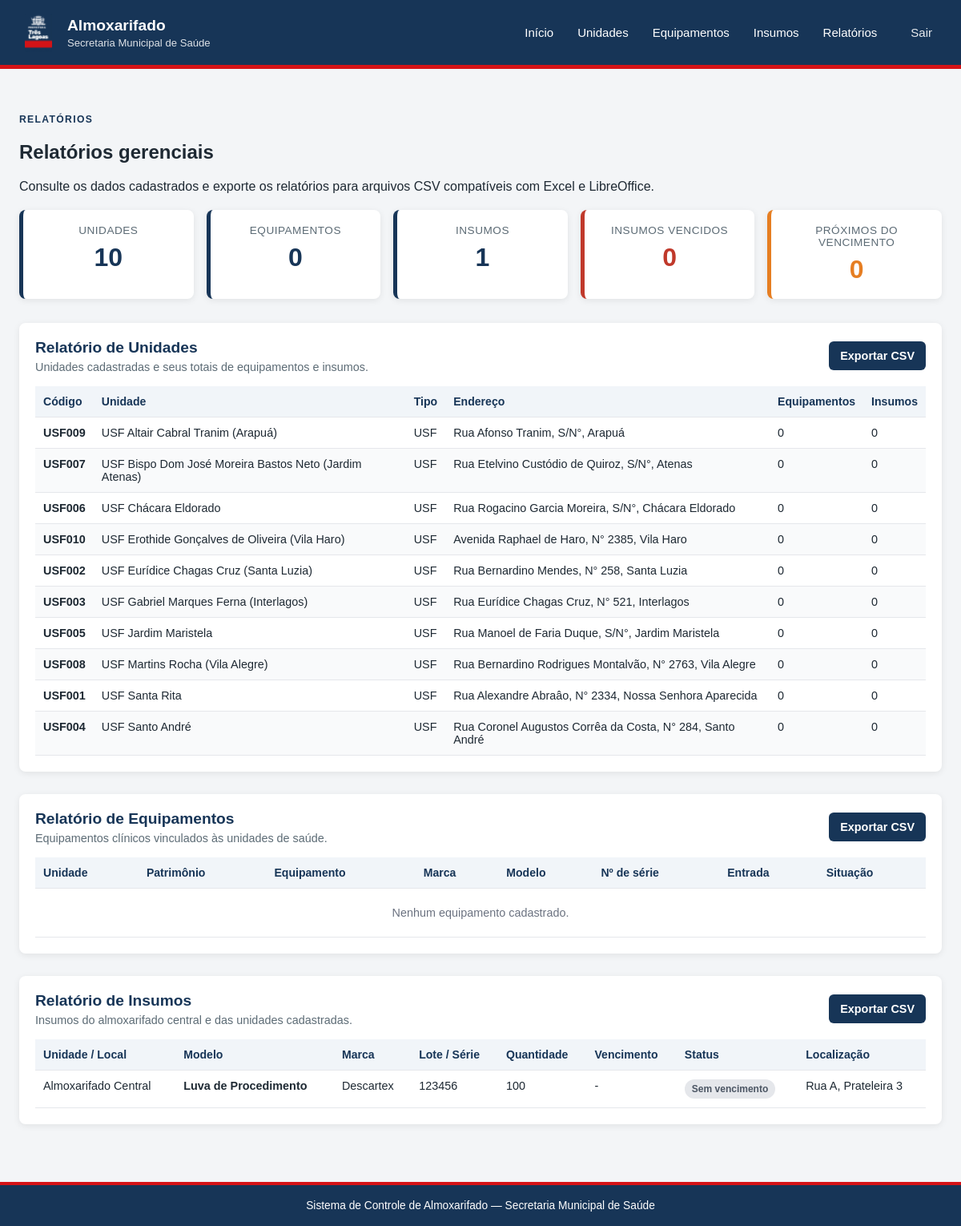
The page /relatorios (signed in) on the database as committed earlier.
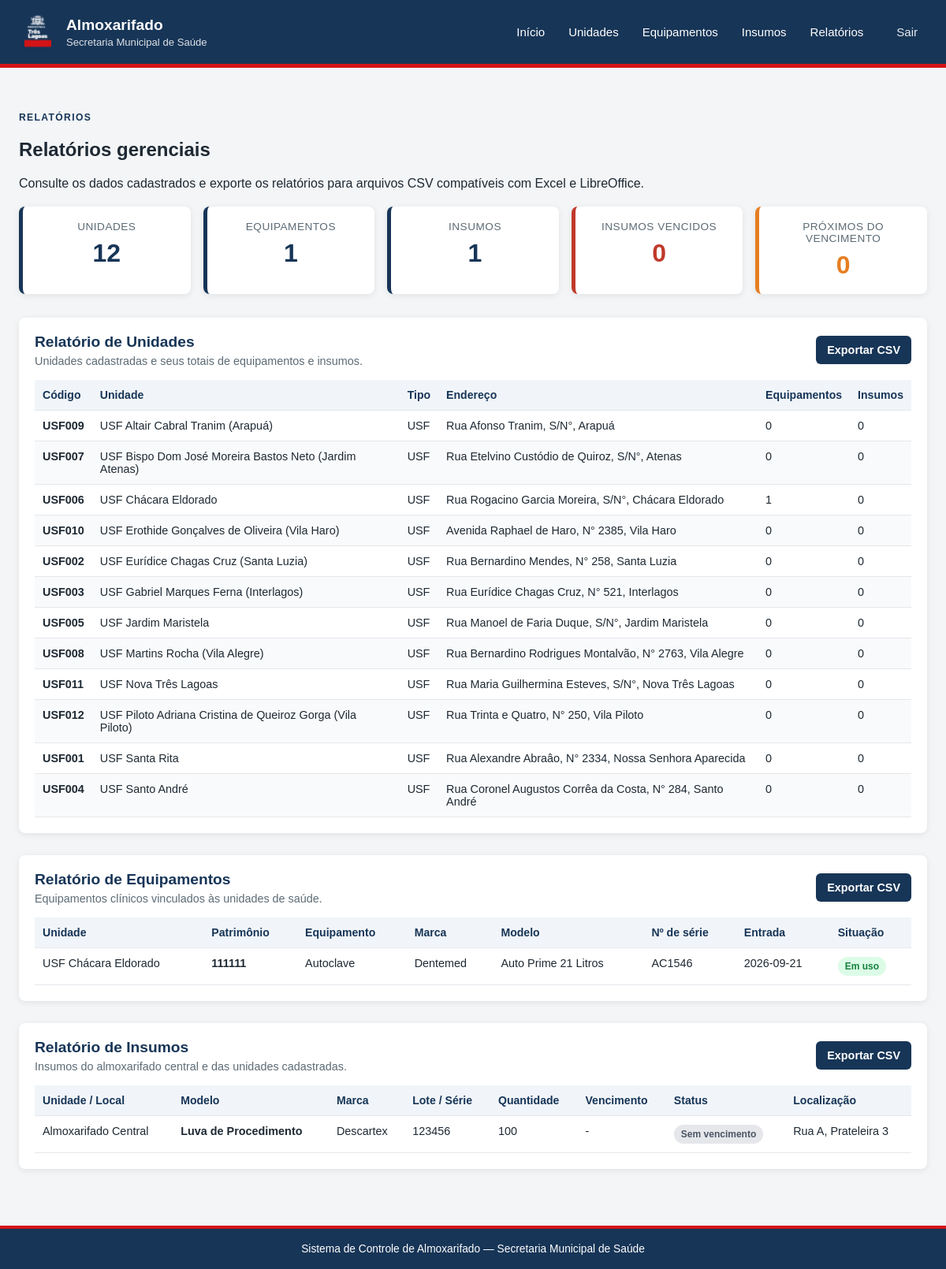
The same page on the database as committed later.
### tables this page shows
CREATE TABLE unidades (
    id_unidade INTEGER PRIMARY KEY AUTOINCREMENT,
    codigo TEXT NOT NULL UNIQUE,
    nome TEXT NOT NULL,
    tipo TEXT,
    endereco TEXT,
    ativo BOOLEAN DEFAULT 1
);

CREATE TABLE insumos (
    id_insumo INTEGER PRIMARY KEY AUTOINCREMENT,
    id_unidade INTEGER,
    modelo TEXT,
    marca TEXT,
    numero_serie TEXT,
    quantidade INTEGER DEFAULT 0,
    data_entrega DATE,
    data_fabricacao DATE,
    vencimento DATE,
    localizacao TEXT,
    observacao TEXT,
    FOREIGN KEY (id_unidade) REFERENCES unidades(id_unidade)
);

CREATE TABLE equipamentos (
    id_equipamento INTEGER PRIMARY KEY AUTOINCREMENT,
    id_unidade INTEGER NOT NULL,
    patrimonio TEXT NOT NULL,
    nome TEXT,
    modelo TEXT,
    marca TEXT,
    numero_serie TEXT,
    data_entrada DATE,
    situacao TEXT,
    observacao TEXT,
    FOREIGN KEY (id_unidade) REFERENCES unidades(id_unidade),
    UNIQUE(id_unidade, patrimonio)
);

### app.py (the view)
@app.route("/relatorios")
@login_required
def relatorios():
    with get_db_connection() as conn:
        relatorio_unidades = conn.execute(
            """
            SELECT
                u.id_unidade,
                u.codigo,
                u.nome,
                u.tipo,
                u.endereco,
                COUNT(DISTINCT e.id_equipamento) AS total_equipamentos,
                COUNT(DISTINCT i.id_insumo) AS total_insumos
            FROM unidades u
            LEFT JOIN equipamentos e
                ON e.id_unidade = u.id_unidade
            LEFT JOIN insumos i
                ON i.id_unidade = u.id_unidade
            GROUP BY
                u.id_unidade,
                u.codigo,
                u.nome,
                u.tipo,
                u.endereco
            ORDER BY u.nome
            """
        ).fetchall()
        relatorio_equipamentos = conn.execute(
            """
            SELECT
                e.id_equipamento,
                u.codigo AS codigo_unidade,
                u.nome AS nome_unidade,
                e.patrimonio,
                e.nome,
                e.modelo,
                e.marca,
                e.numero_serie,
                e.data_entrada,
                e.situacao,
                e.observacao
            FROM equipamentos e
            JOIN unidades u
                ON e.id_unidade = u.id_unidade
            ORDER BY
                u.nome,
                e.nome,
                e.patrimonio
            """
        ).fetchall()
        relatorio_insumos = conn.execute(
            """
            SELECT
                i.id_insumo,
                COALESCE(u.codigo, 'ALMOXARIFADO') AS codigo_unidade,
                COALESCE(u.nome, 'Almoxarifado Central') AS nome_unidade,
                i.modelo,
                i.marca,
                i.numero_serie,
                i.quantidade,
                i.data_entrega,
                i.data_fabricacao,
                i.vencimento,
                i.localizacao,
                i.observacao,
                CASE
                    WHEN i.vencimento IS NULL OR i.vencimento = ''
                        THEN 'Sem data de vencimento'
                    WHEN date(i.vencimento) < date('now')
                        THEN 'Vencido'
                    WHEN date(i.vencimento) <= date('now', '+30 days')
                        THEN 'Próximo do vencimento'
                    ELSE 'Válido'
                END AS status_vencimento
            FROM insumos i
            LEFT JOIN unidades u
                ON i.id_unidade = u.id_unidade
            ORDER BY
                CASE
                    WHEN i.vencimento IS NULL OR i.vencimento = ''
                        THEN 2
                    ELSE 1
                END,
                date(i.vencimento),
                i.modelo,
                i.marca
            """
        ).fetchall()
        resumo = conn.execute(
            """
            SELECT
                (SELECT COUNT(*) FROM unidades) AS total_unidades,
                (SELECT COUNT(*) FROM equipamentos) AS total_equipamentos,
                (SELECT COUNT(*) FROM insumos) AS total_insumos,
                (
                    SELECT COUNT(*)
                    FROM insumos
                    WHERE vencimento IS NOT NULL
                    AND vencimento <> ''
                    AND date(vencimento) < date('now')
                ) AS total_vencidos,
                (
                    SELECT COUNT(*)
                    FROM insumos
                    WHERE vencimento IS NOT NULL
                    AND vencimento <> ''
                    AND date(vencimento) >= date('now')
                    AND date(vencimento) <= date('now', '+30 days')
                ) AS total_proximos_vencimento
            """
        ).fetchone()
    return render_template(
        "relatorios.html",
        resumo=resumo,
        relatorio_unidades=relatorio_unidades,
        relatorio_equipamentos=relatorio_equipamentos,
        relatorio_insumos=relatorio_insumos,
    )

### templates/relatorios.html (shortened to what this page needs)
{% extends "base.html" %}
{% block content %}
<section class="cabecalho-pagina">
    <div>
        <p class="texto-superior texto-superior--azul">RELATÓRIOS</p>
        <h2>Relatórios gerenciais</h2>
        <p>
            Consulte os dados cadastrados e exporte os relatórios
            para arquivos CSV compatíveis com Excel e LibreOffice.
        </p>
    </div>
</section>
<section class="cards-resumo">
    <article class="card-resumo">
        <span class="rotulo">Unidades</span>
        <strong>{{ resumo["total_unidades"] }}</strong>
    </article>
    <article class="card-resumo">
        <span class="rotulo">Equipamentos</span>
        <strong>{{ resumo["total_equipamentos"] }}</strong>
    </article>
    <article class="card-resumo">
        <span class="rotulo">Insumos</span>
        <strong>{{ resumo["total_insumos"] }}</strong>
    </article>
    <article class="card-resumo alerta">
        <span class="rotulo">Insumos vencidos</span>
        <strong>{{ resumo["total_vencidos"] }}</strong>
    </article>
    <article class="card-resumo aviso">
        <span class="rotulo">Próximos do vencimento</span>
        <strong>{{ resumo["total_proximos_vencimento"] }}</strong>
    </article>
</section>
<section class="painel-relatorio">
    <div class="cabecalho-relatorio">
        <div>
            <h3>Relatório de Unidades</h3>
            <p>Unidades cadastradas e seus totais de equipamentos e insumos.</p>
        </div>
        <a
            class="botao botao--secundario"
            href="{{ url_for('relatorio_unidades_csv') }}"
        >
            Exportar CSV
        </a>
    </div>
    <div class="tabela-responsiva">
        <table>
            <thead>
                <tr>
                    <th>Código</th>
                    <th>Unidade</th>
                    <th>Tipo</th>
                    <th>Endereço</th>
                    <th>Equipamentos</th>
                    <th>Insumos</th>
                </tr>
            </thead>
            <tbody>
                {% for unidade in relatorio_unidades %}
                <tr>
                    <td><strong>{{ unidade["codigo"] }}</strong></td>
                    <td>{{ unidade["nome"] }}</td>
                    <td>{{ unidade["tipo"] or "-" }}</td>
                    <td>{{ unidade["endereco"] or "-" }}</td>
                    <td>{{ unidade["total_equipamentos"] }}</td>
                    <td>{{ unidade["total_insumos"] }}</td>
                </tr>
                {% else %}
                <tr>
                    <td colspan="6" class="sem-registros">
                        Nenhuma unidade cadastrada.
                    </td>
                </tr>
                {% endfor %}
            </tbody>
        </table>
    </div>
</section>
<section class="painel-relatorio">
    <div class="cabecalho-relatorio">
        <div>
            <h3>Relatório de Equipamentos</h3>
            <p>Equipamentos clínicos vinculados às unidades de saúde.</p>
        </div>
        <a
            class="botao botao--secundario"
            href="{{ url_for('relatorio_equipamentos_csv') }}"
        >
            Exportar CSV
        </a>
    </div>
    <div class="tabela-responsiva">
        <table>
            <thead>
                <tr>
                    <th>Unidade</th>
                    <th>Patrimônio</th>
                    <th>Equipamento</th>
                    <th>Marca</th>
                    <th>Modelo</th>
                    <th>Nº de série</th>
                    <th>Entrada</th>
                    <th>Situação</th>
                </tr>
            </thead>
            <tbody>
                {% for equipamento in relatorio_equipamentos %}
                <tr>
                    <td>{{ equipamento["nome_unidade"] }}</td>
                    <td><strong>{{ equipamento["patrimonio"] }}</strong></td>
                    <td>{{ equipamento["nome"] or "-" }}</td>
                    <td>{{ equipamento["marca"] or "-" }}</td>
                    <td>{{ equipamento["modelo"] or "-" }}</td>
                    <td>{{ equipamento["numero_serie"] or "-" }}</td>
                    <td>{{ equipamento["data_entrada"] or "-" }}</td>
                    <td>
                        <span class="badge badge--{{ equipamento['situacao']|lower|replace(' ', '-') }}">
                            {{ equipamento["situacao"] or "-" }}
                        </span>
                    </td>
                </tr>
                {% else %}
                <tr>
                    <td colspan="8" class="sem-registros">
                        Nenhum equipamento cadastrado.
                    </td>
                </tr>
                {% endfor %}
            </tbody>
        </table>
    </div>
</section>
<section class="painel-relatorio">
    <div class="cabecalho-relatorio">
        <div>
            <h3>Relatório de Insumos</h3>
            <p>Insumos do almoxarifado central e das unidades cadastradas.</p>
        </div>
        <a
            class="botao botao--secundario"
            href="{{ url_for('relatorio_insumos_csv') }}"
        >
            Exportar CSV
        </a>
    </div>
    <div class="tabela-responsiva">
        <table>
            <thead>
                <tr>
                    <th>Unidade / Local</th>
                    <th>Modelo</th>
                    <th>Marca</th>
                    <th>Lote / Série</th>
                    <th>Quantidade</th>
                    <th>Vencimento</th>
                    <th>Status</th>
                    <th>Localização</th>
                </tr>
            </thead>
            <tbody>
                {% for insumo in relatorio_insumos %}
                <tr>
                    <td>{{ insumo["nome_unidade"] }}</td>
                    <td><strong>{{ insumo["modelo"] }}</strong></td>
                    <td>{{ insumo["marca"] }}</td>
                    <td>{{ insumo["numero_serie"] or "-" }}</td>
                    <td>{{ insumo["quantidade"] }}</td>
                    <td>{{ insumo["vencimento"] or "-" }}</td>
                    <td>
                        {% if insumo["status_vencimento"] == "Vencido" %}
                            <span class="status status--vencido">
                                Vencido
                            </span>
                        {% elif insumo["status_vencimento"] == "Próximo do vencimento" %}
                            <span class="status status--proximo">
                                Próximo do vencimento
                            </span>
                        {% elif insumo["status_vencimento"] == "Válido" %}
                            <span class="status status--valido">
                                Válido
                            </span>
                        {% else %}
                            <span class="status status--sem-vencimento">
                                Sem vencimento
                            </span>
                        {% endif %}
                    </td>
                    <td>{{ insumo["localizacao"] or "-" }}</td>
                </tr>
                {% else %}
                <tr>
                    <td colspan="8" class="sem-registros">
                        Nenhum insumo cadastrado.
                    </td>
                </tr>
                {% endfor %}
            </tbody>
        </table>
    </div>
</section>
{% endblock %}

### templates/base.html (shortened to what this page needs)
<!DOCTYPE html>
<html lang="pt-BR">
<head>
    <link rel="stylesheet" href="{{ url_for('static', filename='style.css') }}">
</head>
<body>
    <header class="topo">
    <div class="marca">
        <img src="{{ url_for('static', filename='logo.png') }}" alt="Logo" class="marca__logo">
        <div>
            <h1>Almoxarifado</h1>
            <p>Secretaria Municipal de Saúde</p>
        </div>
    </div>
    <nav class="menu" aria-label="Menu principal">
        <a href="{{ url_for('index') }}">Início</a>
        <a href="{{ url_for('unidades') }}">Unidades</a>
        <a href="{{ url_for('equipamentos') }}">Equipamentos</a>
        <a href="{{ url_for('insumos') }}">Insumos</a>
        <a href="{{ url_for('relatorios') }}">Relatórios</a>
        <a href="{{ url_for('logout') }}" style="margin-left: 12px; opacity: 0.9;"> Sair </a>
    </nav>
</header>
<main class="conteudo">
    {% block content %}{% endblock %}
</main>
    <footer class="rodape">
        <p>Sistema de Controle de Almoxarifado — Secretaria Municipal de Saúde</p>
    </footer>
</body>
</html>

Rows that differ between the two databases and show on the page:
computed for unidades "USF006": total_equipamentos "0" → "1"
added unidades: codigo "USF011", nome "USF Nova Três Lagoas", tipo "USF", endereco "Rua Maria Guilhermina Esteves, S/N°, Nova Três Lagoas", total_equipamentos "0", total_insumos "0"
added unidades: codigo "USF012", nome "USF Piloto Adriana Cristina de Queiroz Gorga (Vila Piloto)", tipo "USF", endereco "Rua Trinta e Quatro, N° 250, Vila Piloto", total_equipamentos "0", total_insumos "0"
added equipamentos: nome_unidade "USF Chácara Eldorado", patrimonio "111111", nome "Autoclave", marca "Dentemed", modelo "Auto Prime 21 Litros", numero_serie "AC1546", data_entrada "2026-09-21", situacao "Em uso"
Other text that changed with them:
{{ resumo["total_unidades"] }}: "10" → "12"
{{ resumo["total_equipamentos"] }}: "0" → "1"
text no longer shown: "Nenhum equipamento cadastrado."
